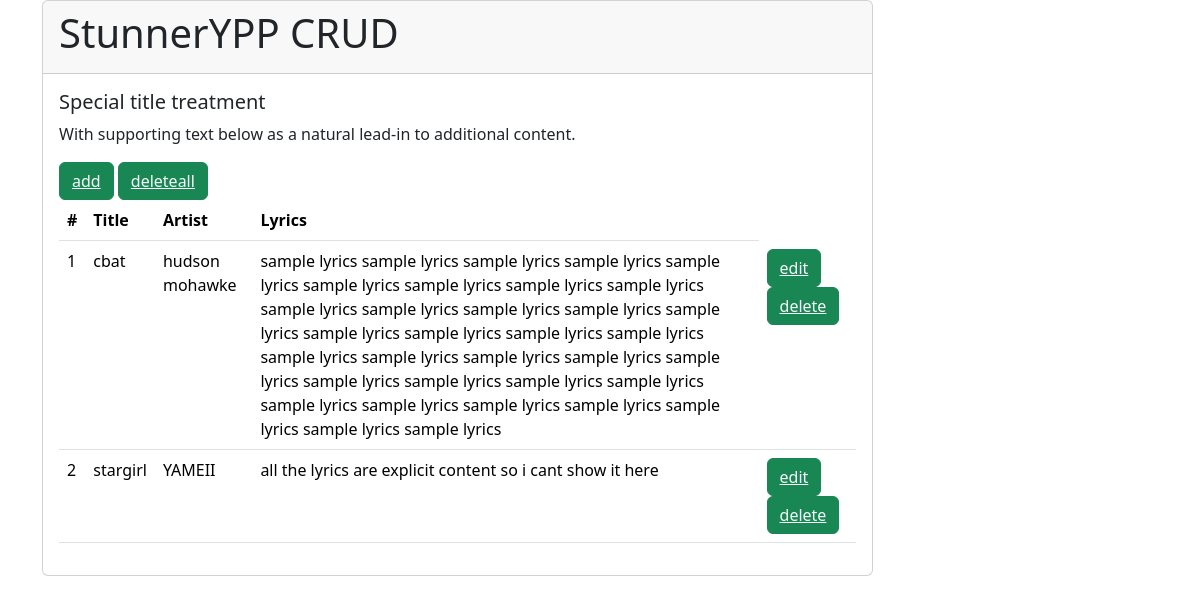
The page / on the database its author committed.
### tables this page shows
CREATE TABLE `songs` (
  `id` int(11) NOT NULL,
  `title` varchar(255) NOT NULL,
  `artist` text NOT NULL,
  `lyrics` text NOT NULL
);

### index.php (the view, shortened to what this page needs)
<!DOCTYPE html>
<html lang="eng">
<head>
	<link href="https://cdn.jsdelivr.net/npm/bootstrap@5.3.2/dist/css/bootstrap.min.css" rel="stylesheet">
</head>
<body>
	<div class="container">
		<div class="row">
			<div class="col-md-9">
			<div class="card">
 			<div class="card-header">
    			<h1>StunnerYPP CRUD</h1>
  			</div>
  			<div class="card-body">
    			<h5 class="card-title">Special title treatment</h5>
    			<p class="card-text">With supporting text below as a natural lead-in to additional content.</p>
    			<button class="btn btn-success"><a href="add.php" class="text-light">add</a></button>
			<button class="btn btn-success"><a href="deleteall.php" class="text-light">deleteall</a></button></td>
<table class="table">
  <thead>
    <tr>
      <th scope="col">#</th>
      <th scope="col">Title</th>
      <th scope="col">Artist</th>
      <th scope="col">Lyrics</th>
    </tr>
  </thead>
  <tbody>
	<?php
	$connection = mysqli_connect("localhost","root","");
	$sql = "select * from songs";
	$run = mysqli_query($connection, $sql);
	$id= 1;
	while($row = mysqli_fetch_array($run))
	{
		$title = $row['title'];
		$artist = $row['artist'];
		$lyrics = $row['lyrics'];
	?>
	<tr>
		<td><?php echo $id++ ?></td>
		<td><?php echo $title ?></td>
		<td><?php echo $artist ?></td>
		<td><?php echo $lyrics ?></td>
		<td><button class="btn btn-success"><a href="edit.php" class="text-light">edit</a></button> &nbsp;
		<button class="btn btn-success"><a href="delete.php" class="text-light">delete</a></button></td>
	</tr>
	<?php } ?>
  </tbody>
</table>
  			</div>
			</div>
			</div>
		</div>
	</div>
</body>
</html>

### rows shown on the page
songs: title "cbat", artist "hudson mohawke", lyrics "sample lyrics sample lyrics sample lyrics sample lyrics sample lyrics sample lyrics sample lyrics sample lyrics sample lyrics sample lyrics sample lyrics sample lyrics sample lyrics sample lyrics sample lyrics sample lyrics sample lyrics sample lyrics sample lyrics sample lyrics sample lyrics sample lyrics sample lyrics sample lyrics sample lyrics sample lyrics sample lyrics sample lyrics sample lyrics sample lyrics sample lyrics sample lyrics sample lyrics sample lyrics"
songs: title "stargirl", artist "YAMEII", lyrics "all the lyrics are explicit content so i cant show it here"
